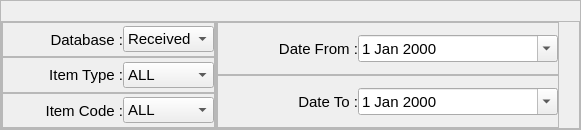
                           <widget class="QFrame" name="frame_48">
                            <property name="minimumSize">
                             <size>
                              <width>0</width>
                              <height>130</height>
                             </size>
                            </property>
                            <property name="maximumSize">
                             <size>
                              <width>16777215</width>
                              <height>130</height>
                             </size>
                            </property>
                            <property name="frameShape">
                             <enum>QFrame::StyledPanel</enum>
                            </property>
                            <property name="frameShadow">
                             <enum>QFrame::Raised</enum>
                            </property>
                            <layout class="QHBoxLayout" name="horizontalLayout_57">
                             <property name="spacing">
                              <number>0</number>
                             </property>
                             <property name="leftMargin">
                              <number>0</number>
                             </property>
                             <property name="topMargin">
                              <number>20</number>
                             </property>
                             <property name="rightMargin">
                              <number>0</number>
                             </property>
                             <property name="bottomMargin">
                              <number>0</number>
                             </property>
                             <item>
                              <widget class="QFrame" name="frame_45">
                               <property name="frameShape">
                                <enum>QFrame::StyledPanel</enum>
                               </property>
                               <property name="frameShadow">
                                <enum>QFrame::Raised</enum>
                               </property>
                               <layout class="QVBoxLayout" name="verticalLayout_30">
                                <property name="spacing">
                                 <number>0</number>
                                </property>
                                <property name="leftMargin">
                                 <number>0</number>
                                </property>
                                <property name="topMargin">
                                 <number>0</number>
                                </property>
                                <property name="rightMargin">
                                 <number>0</number>
                                </property>
                                <property name="bottomMargin">
                                 <number>0</number>
                                </property>
                                <item>
                                 <widget class="QFrame" name="frame_46">
                                  <property name="frameShape">
                                   <enum>QFrame::StyledPanel</enum>
                                  </property>
                                  <property name="frameShadow">
                                   <enum>QFrame::Raised</enum>
                                  </property>
                                  <layout class="QHBoxLayout" name="horizontalLayout_53">
                                   <property name="spacing">
                                    <number>0</number>
                                   </property>
                                   <property name="leftMargin">
                                    <number>0</number>
                                   </property>
                                   <property name="topMargin">
                                    <number>0</number>
                                   </property>
                                   <property name="rightMargin">
                                    <number>0</number>
                                   </property>
                                   <property name="bottomMargin">
                                    <number>0</number>
                                   </property>
                                   <item>
                                    <widget class="QLabel" name="label_43">
                                     <property name="minimumSize">
                                      <size>
                                       <width>120</width>
                                       <height>0</height>
                                      </size>
                                     </property>
                                     <property name="maximumSize">
                                      <size>
                                       <width>100</width>
                                       <height>16777215</height>
                                      </size>
                                     </property>
                                     <property name="font">
                                      <font>
                                       <pointsize>11</pointsize>
                                      </font>
                                     </property>
                                     <property name="text">
                                      <string>Database :</string>
                                     </property>
                                     <property name="alignment">
                                      <set>Qt::AlignRight|Qt::AlignTrailing|Qt::AlignVCenter</set>
                                     </property>
                                    </widget>
                                   </item>
                                   <item>
                                    <widget class="QComboBox" name="review_db_cmb">
                                     <property name="font">
                                      <font>
                                       <pointsize>11</pointsize>
                                      </font>
                                     </property>
                                     <item>
                                      <property name="text">
                                       <string>Received</string>
                                      </property>
                                     </item>
                                     <item>
                                      <property name="text">
                                       <string>Usage</string>
                                      </property>
                                     </item>
                                    </widget>
                                   </item>
                                  </layout>
                                 </widget>
                                </item>
                                <item>
                                 <widget class="QFrame" name="frame_34">
                                  <property name="frameShape">
                                   <enum>QFrame::StyledPanel</enum>
                                  </property>
                                  <property name="frameShadow">
                                   <enum>QFrame::Raised</enum>
                                  </property>
                                  <layout class="QHBoxLayout" name="horizontalLayout_40">
                                   <property name="spacing">
                                    <number>0</number>
                                   </property>
                                   <property name="leftMargin">
                                    <number>0</number>
                                   </property>
                                   <property name="topMargin">
                                    <number>0</number>
                                   </property>
                                   <property name="rightMargin">
                                    <number>0</number>
                                   </property>
                                   <property name="bottomMargin">
                                    <number>0</number>
                                   </property>
                                   <item>
                                    <widget class="QLabel" name="label_36">
                                     <property name="minimumSize">
                                      <size>
                                       <width>120</width>
                                       <height>0</height>
                                      </size>
                                     </property>
                                     <property name="maximumSize">
                                      <size>
                                       <width>100</width>
                                       <height>16777215</height>
                                      </size>
                                     </property>
                                     <property name="font">
                                      <font>
                                       <pointsize>11</pointsize>
                                      </font>
                                     </property>
                                     <property name="text">
                                      <string>Item Type :</string>
                                     </property>
                                     <property name="alignment">
                                      <set>Qt::AlignRight|Qt::AlignTrailing|Qt::AlignVCenter</set>
                                     </property>
                                    </widget>
                                   </item>
                                   <item>
                                    <widget class="QComboBox" name="review_type_cmb">
                                     <property name="font">
                                      <font>
                                       <pointsize>11</pointsize>
                                      </font>
                                     </property>
                                     <item>
                                      <property name="text">
                                       <string>ALL</string>
                                      </property>
                                     </item>
                                    </widget>
                                   </item>
                                  </layout>
                                 </widget>
                                </item>
                                <item>
                                 <widget class="QFrame" name="frame_47">
                                  <property name="frameShape">
                                   <enum>QFrame::StyledPanel</enum>
                                  </property>
                                  <property name="frameShadow">
                                   <enum>QFrame::Raised</enum>
                                  </property>
                                  <layout class="QHBoxLayout" name="horizontalLayout_54">
                                   <property name="spacing">
                                    <number>0</number>
                                   </property>
                                   <property name="leftMargin">
                                    <number>0</number>
                                   </property>
                                   <property name="topMargin">
                                    <number>0</number>
                                   </property>
                                   <property name="rightMargin">
                                    <number>0</number>
                                   </property>
                                   <property name="bottomMargin">
                                    <number>0</number>
                                   </property>
                                   <item>
                                    <widget class="QLabel" name="label_44">
                                     <property name="minimumSize">
                                      <size>
                                       <width>120</width>
                                       <height>0</height>
                                      </size>
                                     </property>
                                     <property name="maximumSize">
                                      <size>
                                       <width>100</width>
                                       <height>16777215</height>
                                      </size>
                                     </property>
                                     <property name="font">
                                      <font>
                                       <pointsize>11</pointsize>
                                      </font>
                                     </property>
                                     <property name="text">
                                      <string>Item Code :</string>
                                     </property>
                                     <property name="alignment">
                                      <set>Qt::AlignRight|Qt::AlignTrailing|Qt::AlignVCenter</set>
                                     </property>
                                    </widget>
                                   </item>
                                   <item>
                                    <widget class="QComboBox" name="review_code_cmb">
                                     <property name="font">
                                      <font>
                                       <pointsize>11</pointsize>
                                      </font>
                                     </property>
                                     <item>
                                      <property name="text">
                                       <string>ALL</string>
                                      </property>
                                     </item>
                                    </widget>
                                   </item>
                                  </layout>
                                 </widget>
                                </item>
                               </layout>
                              </widget>
                             </item>
                             <item>
                              <widget class="QFrame" name="frame_35">
                               <property name="frameShape">
                                <enum>QFrame::StyledPanel</enum>
                               </property>
                               <property name="frameShadow">
                                <enum>QFrame::Raised</enum>
                               </property>
                               <layout class="QVBoxLayout" name="verticalLayout_32">
                                <property name="spacing">
                                 <number>0</number>
                                </property>
                                <property name="leftMargin">
                                 <number>0</number>
                                </property>
                                <property name="topMargin">
                                 <number>0</number>
                                </property>
                                <property name="rightMargin">
                                 <number>20</number>
                                </property>
                                <property name="bottomMargin">
                                 <number>0</number>
                                </property>
                                <item>
                                 <widget class="QFrame" name="frame_40">
                                  <property name="frameShape">
                                   <enum>QFrame::StyledPanel</enum>
                                  </property>
                                  <property name="frameShadow">
                                   <enum>QFrame::Raised</enum>
                                  </property>
                                  <layout class="QHBoxLayout" name="horizontalLayout_48">
                                   <property name="spacing">
                                    <number>0</number>
                                   </property>
                                   <property name="leftMargin">
                                    <number>0</number>
                                   </property>
                                   <property name="topMargin">
                                    <number>0</number>
                                   </property>
                                   <property name="rightMargin">
                                    <number>0</number>
                                   </property>
                                   <property name="bottomMargin">
                                    <number>0</number>
                                   </property>
                                   <item>
                                    <widget class="QLabel" name="label_21">
                                     <property name="minimumSize">
                                      <size>
                                       <width>140</width>
                                       <height>0</height>
                                      </size>
                                     </property>
                                     <property name="maximumSize">
                                      <size>
                                       <width>100</width>
                                       <height>16777215</height>
                                      </size>
                                     </property>
                                     <property name="font">
                                      <font>
                                       <pointsize>11</pointsize>
                                      </font>
                                     </property>
                                     <property name="text">
                                      <string>Date From :</string>
                                     </property>
                                     <property name="alignment">
                                      <set>Qt::AlignRight|Qt::AlignTrailing|Qt::AlignVCenter</set>
                                     </property>
                                    </widget>
                                   </item>
                                   <item>
                                    <widget class="QDateEdit" name="reviewStart_dt">
                                     <property name="minimumSize">
                                      <size>
                                       <width>200</width>
                                       <height>0</height>
                                      </size>
                                     </property>
                                     <property name="maximumSize">
                                      <size>
                                       <width>16777215</width>
                                       <height>16777215</height>
                                      </size>
                                     </property>
                                     <property name="font">
                                      <font>
                                       <pointsize>11</pointsize>
                                      </font>
                                     </property>
                                     <property name="calendarPopup">
                                      <bool>true</bool>
                                     </property>
                                    </widget>
                                   </item>
                                  </layout>
                                 </widget>
                                </item>
                                <item>
                                 <widget class="QFrame" name="frame_49">
                                  <property name="frameShape">
                                   <enum>QFrame::StyledPanel</enum>
                                  </property>
                                  <property name="frameShadow">
                                   <enum>QFrame::Raised</enum>
                                  </property>
                                  <layout class="QHBoxLayout" name="horizontalLayout_58">
                                   <property name="spacing">
                                    <number>0</number>
                                   </property>
                                   <property name="leftMargin">
                                    <number>0</number>
                                   </property>
                                   <property name="topMargin">
                                    <number>0</number>
                                   </property>
                                   <property name="rightMargin">
                                    <number>0</number>
                                   </property>
                                   <property name="bottomMargin">
                                    <number>0</number>
                                   </property>
                                   <item>
                                    <widget class="QLabel" name="label_22">
                                     <property name="minimumSize">
                                      <size>
                                       <width>140</width>
                                       <height>0</height>
                                      </size>
                                     </property>
                                     <property name="maximumSize">
                                      <size>
                                       <width>100</width>
                                       <height>16777215</height>
                                      </size>
                                     </property>
                                     <property name="font">
                                      <font>
                                       <pointsize>11</pointsize>
                                      </font>
                                     </property>
                                     <property name="text">
                                      <string>Date To :</string>
                                     </property>
                                     <property name="alignment">
                                      <set>Qt::AlignRight|Qt::AlignTrailing|Qt::AlignVCenter</set>
                                     </property>
                                    </widget>
                                   </item>
                                   <item>
                                    <widget class="QDateEdit" name="reviewEnd_dt">
                                     <property name="minimumSize">
                                      <size>
                                       <width>200</width>
                                       <height>0</height>
                                      </size>
                                     </property>
                                     <property name="maximumSize">
                                      <size>
                                       <width>16777215</width>
                                       <height>16777215</height>
                                      </size>
                                     </property>
                                     <property name="font">
                                      <font>
                                       <pointsize>11</pointsize>
                                      </font>
                                     </property>
                                     <property name="calendarPopup">
                                      <bool>true</bool>
                                     </property>
                                    </widget>
                                   </item>
                                  </layout>
                                 </widget>
                                </item>
                               </layout>
                              </widget>
                             </item>
                            </layout>
                           </widget>
